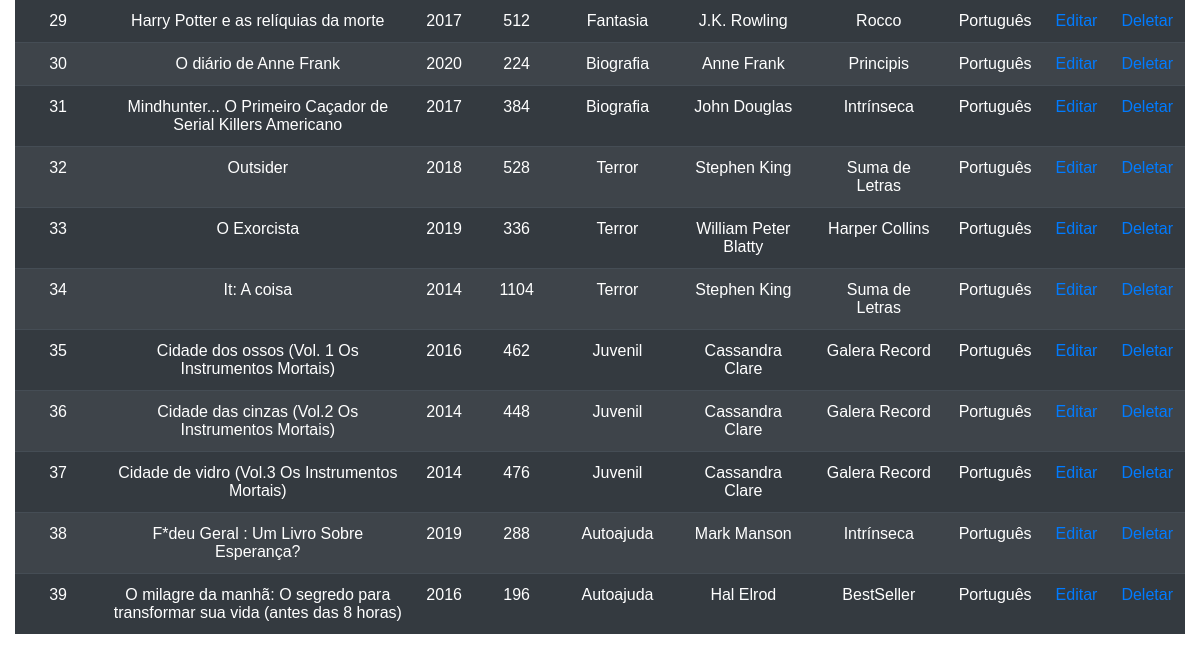
The app's page /ListarLivros/index.php (lower part), older data.
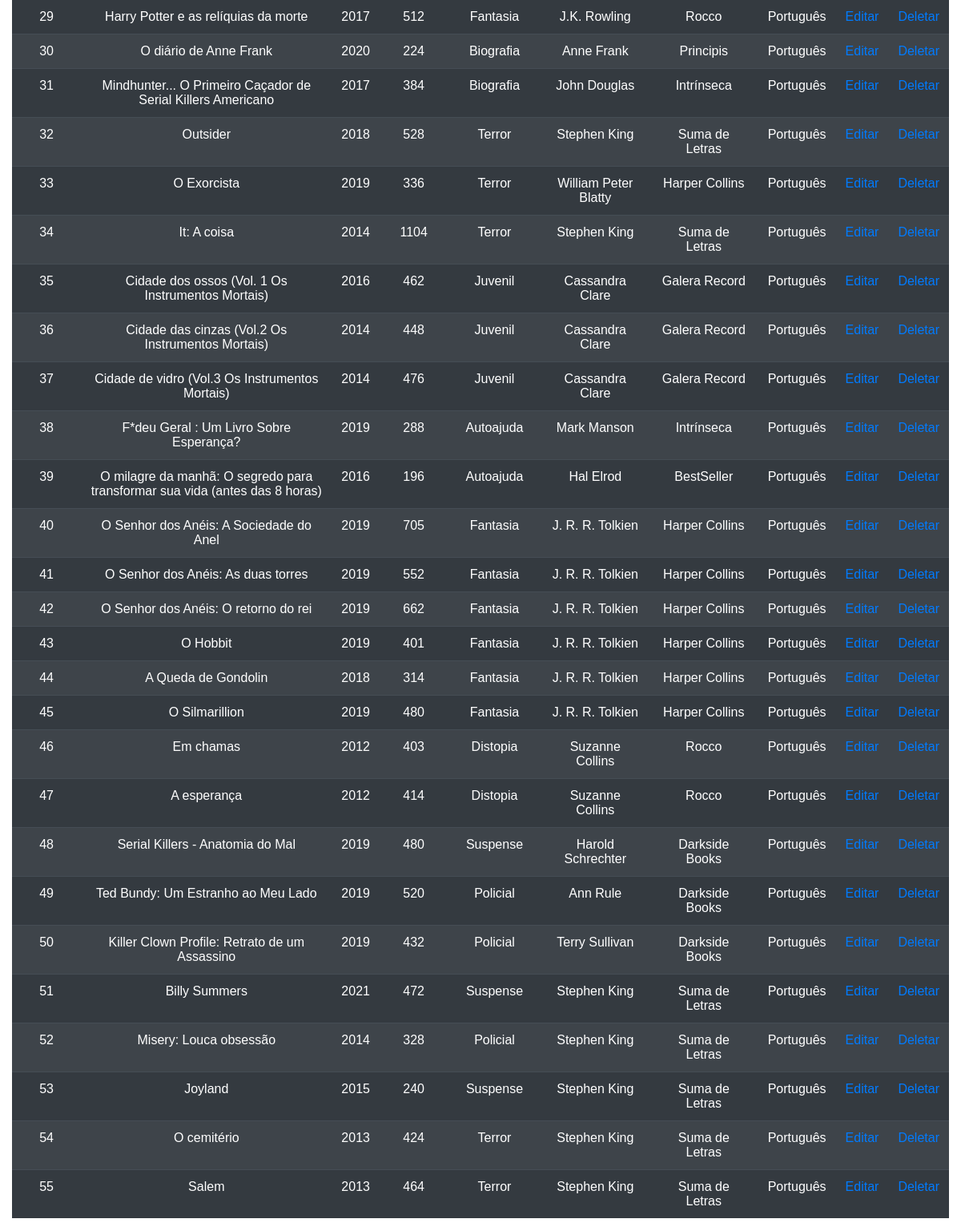
The same page, newer data.
### tables this page shows
CREATE TABLE IF NOT EXISTS `livro` (
  `Id_Livro` int(11) NOT NULL AUTO_INCREMENT,
  `Titulo_Livro` varchar(100) NOT NULL,
  `Descricao_Livro` varchar(5000) DEFAULT NULL,
  `Ano_Publicacao` int(11) DEFAULT NULL,
  `Quantidade_Pagina` int(11) DEFAULT NULL,
  `Id_Categoria` int(11) DEFAULT NULL,
  `Id_Editora` int(11) DEFAULT NULL,
  `Id_Idioma` int(11) DEFAULT NULL,
  PRIMARY KEY (`Id_Livro`),
  KEY `Id_Idioma` (`Id_Idioma`),
  KEY `Id_Categoria` (`Id_Categoria`),
  KEY `Id_Editora` (`Id_Editora`),
  CONSTRAINT `livro_ibfk_1` FOREIGN KEY (`Id_Idioma`) REFERENCES `idioma` (`Id_Idioma`),
  CONSTRAINT `livro_ibfk_2` FOREIGN KEY (`Id_Categoria`) REFERENCES `categoria` (`Id_Categoria`),
  CONSTRAINT `livro_ibfk_3` FOREIGN KEY (`Id_Editora`) REFERENCES `editora` (`Id_Editora`)
);

CREATE TABLE IF NOT EXISTS `categoria` (
  `Id_Categoria` int(11) NOT NULL AUTO_INCREMENT,
  `Descricao_Categoria` varchar(30) NOT NULL,
  PRIMARY KEY (`Id_Categoria`)
);

CREATE TABLE IF NOT EXISTS `autor` (
  `Id_Autor` int(11) NOT NULL AUTO_INCREMENT,
  `Nome_Autor` varchar(200) NOT NULL,
  `Descricao_Autor` varchar(500) DEFAULT NULL,
  PRIMARY KEY (`Id_Autor`)
);

CREATE TABLE IF NOT EXISTS `editora` (
  `Id_Editora` int(11) NOT NULL AUTO_INCREMENT,
  `Nome_Editora` varchar(100) NOT NULL,
  PRIMARY KEY (`Id_Editora`)
);

CREATE TABLE IF NOT EXISTS `idioma` (
  `Id_Idioma` int(11) NOT NULL AUTO_INCREMENT,
  `Descricao_Idioma` varchar(30) NOT NULL,
  PRIMARY KEY (`Id_Idioma`)
);

### ListarLivros/index.php (the view, shortened to what this page needs)
<?php
require_once '../Database/conexao.php';
$queryFiltrar = "";
$ordenacao = ' ORDER BY Id_Livro ASC';
?>
<html lang="pt-BR">
<head>
    <link rel="stylesheet" href="https://cdn.jsdelivr.net/npm/bootstrap@4.3.1/dist/css/bootstrap.min.css">
    <link rel="stylesheet" href="./styleLista.css">
</head>
<body>
    <?php
    $queryListar = 'SELECT li.Id_Livro, Titulo_Livro, Ano_Publicacao, Quantidade_Pagina,  cat.Descricao_Categoria, a.Nome_Autor ,edi.Nome_Editora, idi.Descricao_Idioma
    FROM livro li
    JOIN categoria cat ON cat.Id_Categoria=li.Id_Categoria
    JOIN livro_autor la ON la.Id_Livro=li.Id_Livro
    JOIN autor a ON a.Id_Autor=la.Id_Autor
    JOIN editora edi ON edi.Id_Editora=li.Id_Editora
    JOIN idioma idi ON idi.Id_Idioma=li.Id_Idioma' . $ordenacao . $queryFiltrar;
    echo '<br>';
    $resultadoListar = mysqli_query($conexao, $queryListar);
    echo '<div class="container-fluid">';
    echo '<table class="table table-striped table-dark" style="text-align: center">';
    echo '<br> <thead>';
    echo '<tr><th scope="col">Id_Livro</th>'
        . '<th scope="col">Titulo do Livro</th>'
        . '<th scope="col">Ano</th>'
        . '<th scope="col">Páginas</th>'
        . '<th scope="col">Categoria</th>'
        . '<th scope="col">Autor</th>'
        . '<th scope="col">Editora</th>'
        . '<th scope="col">Idioma</th>'
        . '<th scope="col" colspan=2>Ações</th>'
        . '</tr> </thead> <tbody>';
    while ($linha_livro = mysqli_fetch_array($resultadoListar)) {
        echo "<tr><td>$linha_livro[Id_Livro]</td>"
            . "<td>$linha_livro[Titulo_Livro]</td>"
            . "<td>$linha_livro[Ano_Publicacao]</td>"
            . "<td>$linha_livro[Quantidade_Pagina]</td>"
            . "<td>$linha_livro[Descricao_Categoria]</td>"
            . "<td>$linha_livro[Nome_Autor]</td>"
            . "<td>$linha_livro[Nome_Editora]</td>"
            . "<td>$linha_livro[Descricao_Idioma]</td>"
            . "<td><a href='../CadastroLivros/EditarLivros.php?id=" . $linha_livro['Id_Livro'] . "&action=editar' class='btn-excluir' name='btn_delete' id='btn_delete_$linha_livro[Id_Livro]'>Editar</a></td>"
            . "<td><a href='index.php?id=" . $linha_livro['Id_Livro'] . "&action=delete' class='btn-excluir' name='btn_delete' id='btn_delete_$linha_livro[Id_Livro]'>Deletar</a></td>"
            . "</tr>";
    }
    echo '</tbody> </table>';
    ?>
</body>
</html>

Row changes from the older to the newer data that the page shows:
added livro: Id_Livro "40", Titulo_Livro "O Senhor dos Anéis: A Sociedade do Anel", Ano_Publicacao "2019", Quantidade_Pagina "705", Id_Categoria.Descricao_Categoria "Fantasia", autor.Nome_Autor "J. R. R. Tolkien", Id_Editora.Nome_Editora "Harper Collins", Id_Idioma.Descricao_Idioma "Português"
added livro: Id_Livro "41", Titulo_Livro "O Senhor dos Anéis: As duas torres", Ano_Publicacao "2019", Quantidade_Pagina "552", Id_Categoria.Descricao_Categoria "Fantasia", autor.Nome_Autor "J. R. R. Tolkien", Id_Editora.Nome_Editora "Harper Collins", Id_Idioma.Descricao_Idioma "Português"
added livro: Id_Livro "42", Titulo_Livro "O Senhor dos Anéis: O retorno do rei", Ano_Publicacao "2019", Quantidade_Pagina "662", Id_Categoria.Descricao_Categoria "Fantasia", autor.Nome_Autor "J. R. R. Tolkien", Id_Editora.Nome_Editora "Harper Collins", Id_Idioma.Descricao_Idioma "Português"
added livro: Id_Livro "43", Titulo_Livro "O Hobbit", Ano_Publicacao "2019", Quantidade_Pagina "401", Id_Categoria.Descricao_Categoria "Fantasia", autor.Nome_Autor "J. R. R. Tolkien", Id_Editora.Nome_Editora "Harper Collins", Id_Idioma.Descricao_Idioma "Português"
added livro: Id_Livro "44", Titulo_Livro "A Queda de Gondolin", Ano_Publicacao "2018", Quantidade_Pagina "314", Id_Categoria.Descricao_Categoria "Fantasia", autor.Nome_Autor "J. R. R. Tolkien", Id_Editora.Nome_Editora "Harper Collins", Id_Idioma.Descricao_Idioma "Português"
added livro: Id_Livro "45", Titulo_Livro "O Silmarillion", Ano_Publicacao "2019", Quantidade_Pagina "480", Id_Categoria.Descricao_Categoria "Fantasia", autor.Nome_Autor "J. R. R. Tolkien", Id_Editora.Nome_Editora "Harper Collins", Id_Idioma.Descricao_Idioma "Português"
added livro: Id_Livro "46", Titulo_Livro "Em chamas", Ano_Publicacao "2012", Quantidade_Pagina "403", Id_Categoria.Descricao_Categoria "Distopia", autor.Nome_Autor "Suzanne Collins", Id_Editora.Nome_Editora "Rocco", Id_Idioma.Descricao_Idioma "Português"
added livro: Id_Livro "47", Titulo_Livro "A esperança", Ano_Publicacao "2012", Quantidade_Pagina "414", Id_Categoria.Descricao_Categoria "Distopia", autor.Nome_Autor "Suzanne Collins", Id_Editora.Nome_Editora "Rocco", Id_Idioma.Descricao_Idioma "Português"
added livro: Id_Livro "48", Titulo_Livro "Serial Killers - Anatomia do Mal", Ano_Publicacao "2019", Quantidade_Pagina "480", Id_Categoria.Descricao_Categoria "Suspense", autor.Nome_Autor "Harold Schrechter", Id_Editora.Nome_Editora "Darkside Books", Id_Idioma.Descricao_Idioma "Português"
added livro: Id_Livro "49", Titulo_Livro "Ted Bundy: Um Estranho ao Meu Lado", Ano_Publicacao "2019", Quantidade_Pagina "520", Id_Categoria.Descricao_Categoria "Policial", autor.Nome_Autor "Ann Rule", Id_Editora.Nome_Editora "Darkside Books", Id_Idioma.Descricao_Idioma "Português"
added livro: Id_Livro "50", Titulo_Livro "Killer Clown Profile: Retrato de um Assassino", Ano_Publicacao "2019", Quantidade_Pagina "432", Id_Categoria.Descricao_Categoria "Policial", autor.Nome_Autor "Terry Sullivan", Id_Editora.Nome_Editora "Darkside Books", Id_Idioma.Descricao_Idioma "Português"
added livro: Id_Livro "51", Titulo_Livro "Billy Summers", Ano_Publicacao "2021", Quantidade_Pagina "472", Id_Categoria.Descricao_Categoria "Suspense", autor.Nome_Autor "Stephen King", Id_Editora.Nome_Editora "Suma de Letras", Id_Idioma.Descricao_Idioma "Português"
added livro: Id_Livro "52", Titulo_Livro "Misery: Louca obsessão", Ano_Publicacao "2014", Quantidade_Pagina "328", Id_Categoria.Descricao_Categoria "Policial", autor.Nome_Autor "Stephen King", Id_Editora.Nome_Editora "Suma de Letras", Id_Idioma.Descricao_Idioma "Português"
added livro: Id_Livro "53", Titulo_Livro "Joyland", Ano_Publicacao "2015", Quantidade_Pagina "240", Id_Categoria.Descricao_Categoria "Suspense", autor.Nome_Autor "Stephen King", Id_Editora.Nome_Editora "Suma de Letras", Id_Idioma.Descricao_Idioma "Português"
added livro: Id_Livro "54", Titulo_Livro "O cemitério", Ano_Publicacao "2013", Quantidade_Pagina "424", Id_Categoria.Descricao_Categoria "Terror", autor.Nome_Autor "Stephen King", Id_Editora.Nome_Editora "Suma de Letras", Id_Idioma.Descricao_Idioma "Português"
added livro: Id_Livro "55", Titulo_Livro "Salem", Ano_Publicacao "2013", Quantidade_Pagina "464", Id_Categoria.Descricao_Categoria "Terror", autor.Nome_Autor "Stephen King", Id_Editora.Nome_Editora "Suma de Letras", Id_Idioma.Descricao_Idioma "Português"
